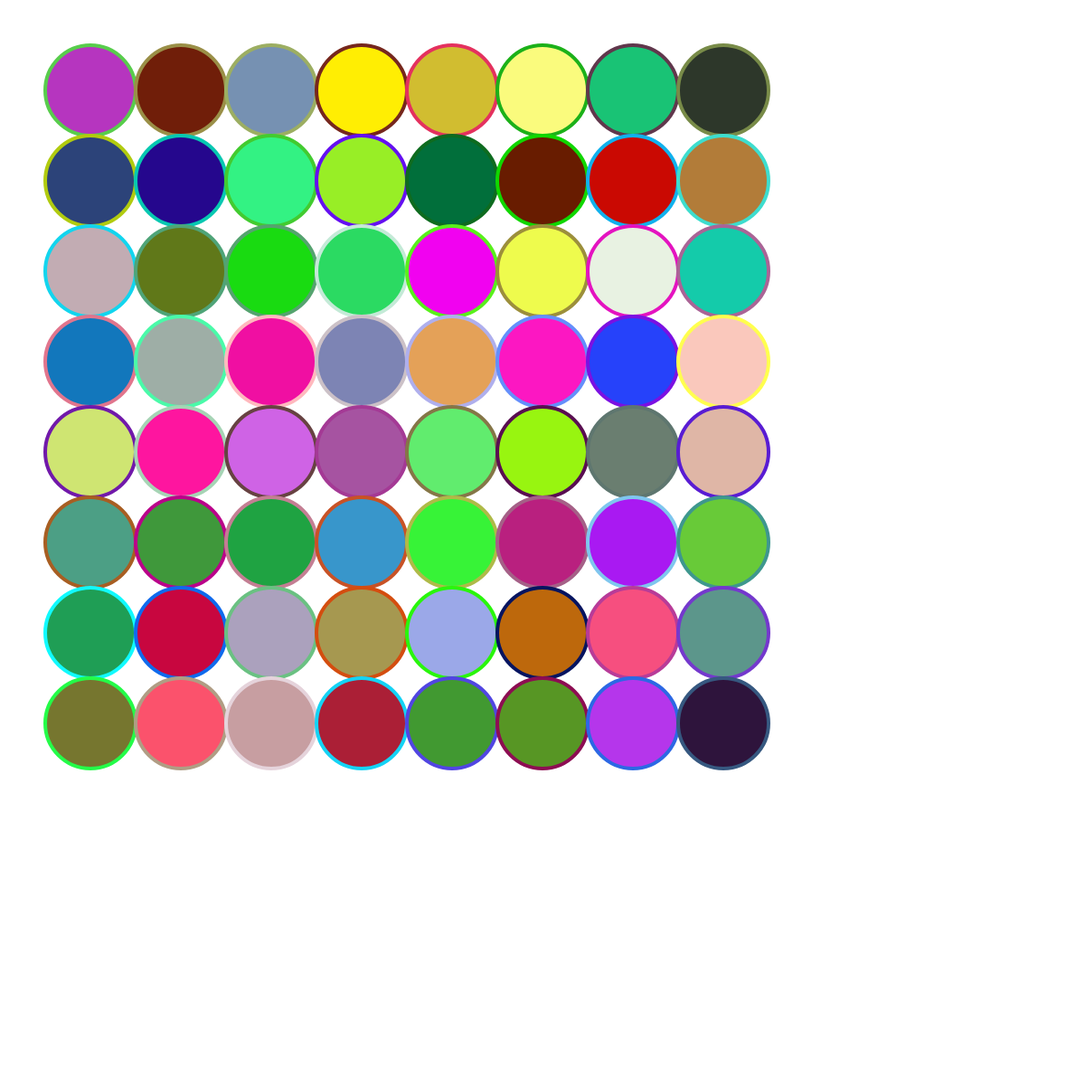
Frame 1 (no input)
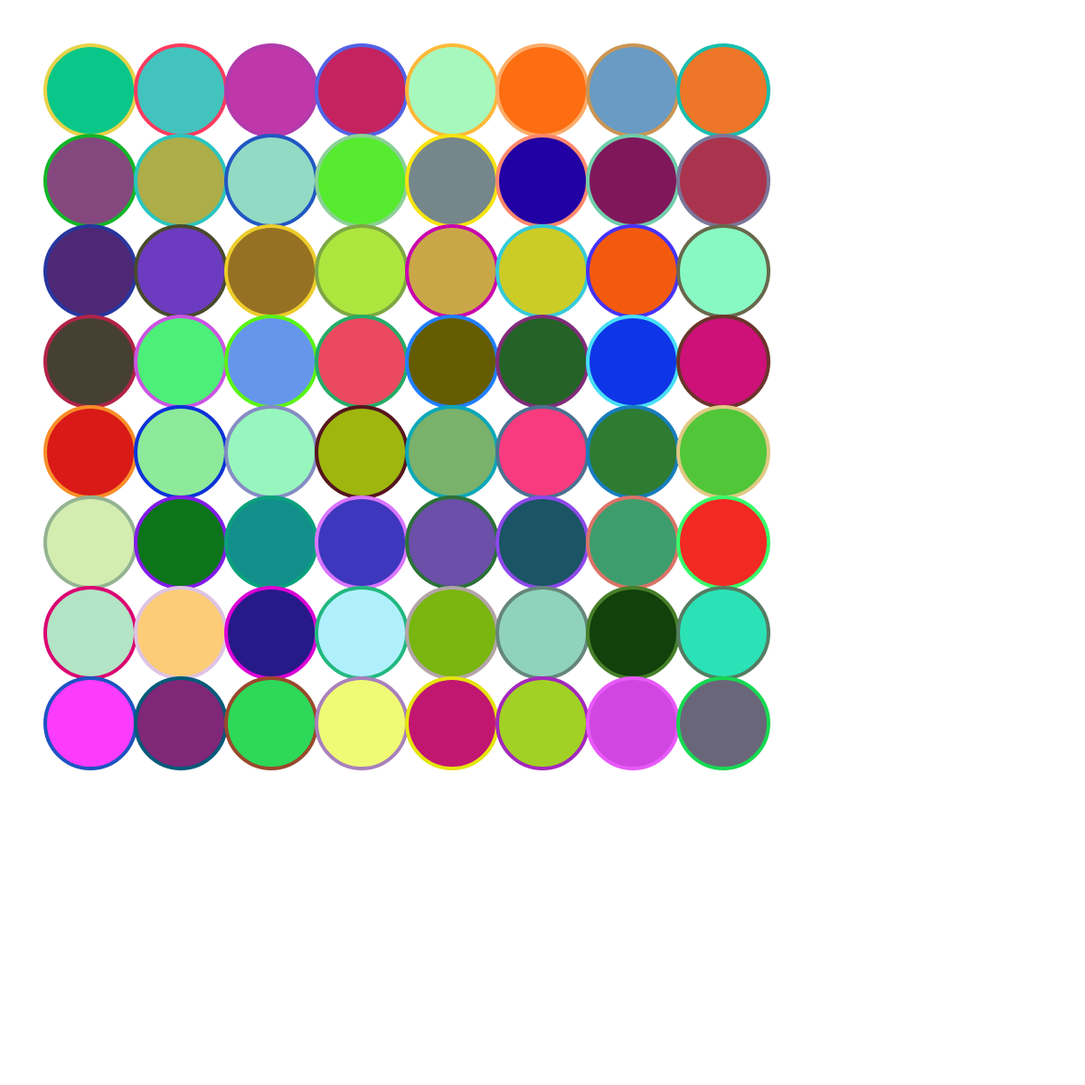
Frame 2 (the mouse pressed at the canvas centre, redrawn once)

The p5.js sketch that drew these frames (run headless with seeded random() and noise() and a simulated clock; the mouse was pressed at the canvas centre and the sketch redrawn once):

// p5.js sketch
// ── sketch.js
function setup() {
  // create a canvas
  createCanvas(1200, 1200);

  // disable animation
  noLoop();
}

function draw() {
  background(255);
  translate(100,100);
for (let x = 0; x < 8; x++){
   for (let y = 0; y < 8; y++){
      push();
      translate(x * 100, y * 100);

      let r = random(255);
      let g = random(255);
      let b = random(255);
      fill(r, g, b);
      strokeWeight(4); 
      stroke(random(255), random(255), random(255));


      let size = random(50, 100);
      ellipse(0,0,100,100);
      pop();
     }
   }
}
